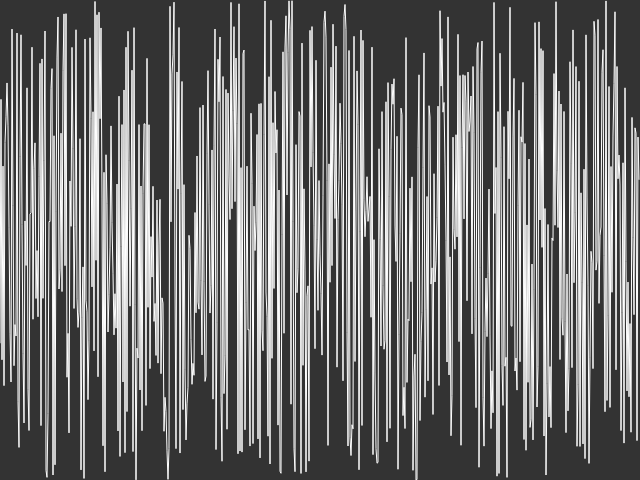
Frame 1 (no input)
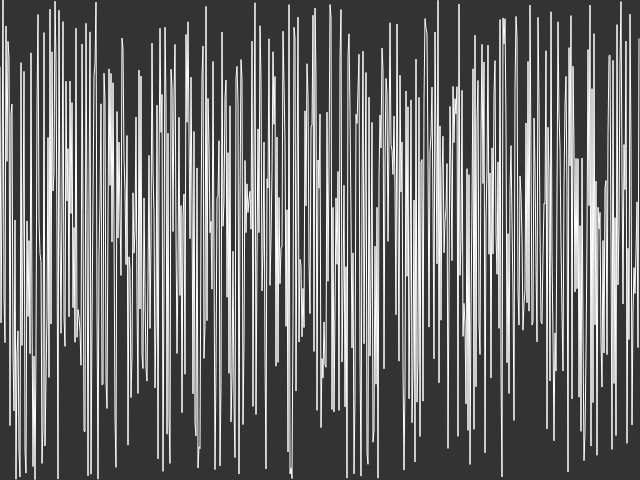
Frame 2 (the mouse pressed at the canvas centre, redrawn once)

The p5.js sketch that drew these frames (run headless with seeded random() and noise() and a simulated clock; the mouse was pressed at the canvas centre and the sketch redrawn once):

// p5.js sketch
// ── sketch.js
function setup (){
    createCanvas(640, 480);
}

function draw (){    
    background(51);
    stroke(255);
    noFill();
    beginShape();
    for (let x = 0; x < width; x++) {
        stroke(255);
        vertex(x,random(height));
    }
    endShape()
    noLoop()
}
